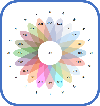

This figure's R source:
args = args <- commandArgs(TRUE)
library(plotrix)
 
#定义备选颜色
ellipse_col <- c('#6181BD4E','#F348004E','#64A10E4E','#9300264E','#464E044E','#049a0b4E','#4E0C664E','#D000004E','#FF6C004E','#FF00FF4E','#c7475b4E','#00F5FF4E','#BDA5004E','#A5CFED4E','#f0301c4E','#2B8BC34E','#FDA1004E','#54adf54E','#CDD7E24E','#9295C14E')

#读入做图文件，预处理
flower_dat <- read.delim(args[1], header = T, sep = '\t', stringsAsFactors = F, check.names = F)
sample_id <- colnames(flower_dat)
otu_id <- unique(flower_dat[,1])
otu_id <- otu_id[otu_id != '']
core_otu_id <- otu_id
otu_num <- length(otu_id)
 
for (i in 2:ncol(flower_dat)) {
    otu_id <- unique(flower_dat[,i])
    otu_id <- otu_id[otu_id != '']
    core_otu_id <- intersect(core_otu_id, otu_id)
    otu_num <- c(otu_num, length(otu_id))
}
core_num <- length(core_otu_id)
 
#构建作图函数
flower_plot <- function(sample, otu_num, core_otu, start, a, b, r, ellipse_col, circle_col) {
    par( bty = 'n', ann = F, xaxt = 'n', yaxt = 'n', mar = c(1,1,1,1))
    plot(c(0,10),c(0,10),type='n')
    n   <- length(sample)
    deg <- 360 / n
    res <- lapply(1:n, function(t){
        draw.ellipse(x = 5 + cos((start + deg * (t - 1)) * pi / 180), 
            y = 5 + sin((start + deg * (t - 1)) * pi / 180), 
            col = ellipse_col[t],
            border = ellipse_col[t],
            a = a, b = b, angle = deg * (t - 1))
        text(x = 5 + 2.5 * cos((start + deg * (t - 1)) * pi / 180),
            y = 5 + 2.5 * sin((start + deg * (t - 1)) * pi / 180),
            otu_num[t])
        
        if (deg * (t - 1) < 180 && deg * (t - 1) > 0 ) {
            text(x = 5 + 3.3 * cos((start + deg * (t - 1)) * pi / 180),
                y = 5 + 3.3 * sin((start + deg * (t - 1)) * pi / 180),
                sample[t],
                srt = deg * (t - 1) - start,
                adj = 1,
                cex = 1
                )
        } else {
            text(x = 5 + 3.3 * cos((start + deg * (t - 1)) * pi / 180),
                y = 5 + 3.3 * sin((start + deg * (t - 1)) * pi / 180),
                sample[t],
                srt = deg * (t - 1) + start,
                adj = 0,
                cex = 1
                )
        }            
    })
    draw.circle(x = 5, y = 5, r = r, col = circle_col, border = NA)
    text(x = 5, y = 5, core_otu)
}

#作图
pdf(paste('out/',args[2],'.pdf',sep=""), width = 10, height = 10)
flower_plot(sample = sample_id, otu_num = otu_num, core_otu = core_num, 
    start = 90, a = 0.5, b = 2, r = 1, ellipse_col = ellipse_col, circle_col = 'white')
dev.off()
#注：参数a和b用于设置花瓣椭圆的尺寸，ellipse_col用于设置花瓣椭圆的颜色；参数r用于设置中心圆圈尺寸，circle_col用于设置中心圆圈的颜色
